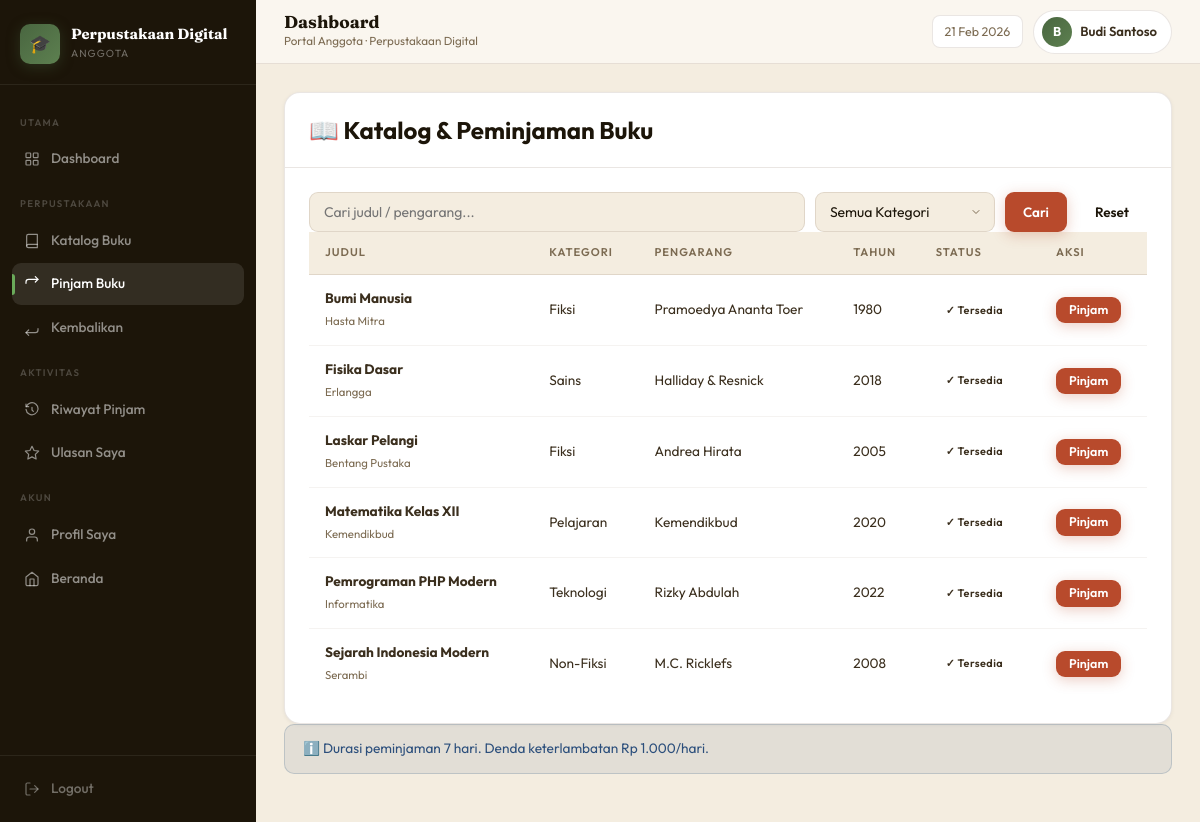
/anggota/pinjam.php (signed in), run on the app's committed database.
### tables this page shows
CREATE TABLE `buku` (
  `id_buku`       int(11) NOT NULL AUTO_INCREMENT,
  `id_kategori`   int(11) DEFAULT NULL,
  `judul_buku`    varchar(200) NOT NULL,
  `pengarang`     varchar(100) NOT NULL,
  `penerbit`      varchar(100) NOT NULL,
  `tahun_terbit`  year(4) NOT NULL,
  `isbn`          varchar(30)  DEFAULT NULL,
  `deskripsi`     text DEFAULT NULL,
  `stok`          int(11) NOT NULL DEFAULT 1,
  `status`        enum('tersedia','tidak') NOT NULL DEFAULT 'tersedia',
  `cover`         varchar(255) DEFAULT NULL,
  `created_at`    datetime DEFAULT CURRENT_TIMESTAMP,
  PRIMARY KEY (`id_buku`),
  KEY `id_kategori` (`id_kategori`),
  CONSTRAINT `buku_ibfk_1` FOREIGN KEY (`id_kategori`) REFERENCES `kategori` (`id_kategori`) ON DELETE SET NULL ON UPDATE CASCADE
);

CREATE TABLE `kategori` (
  `id_kategori`   int(11) NOT NULL AUTO_INCREMENT,
  `nama_kategori` varchar(100) NOT NULL,
  `deskripsi`     text DEFAULT NULL,
  `created_at`    datetime DEFAULT CURRENT_TIMESTAMP,
  PRIMARY KEY (`id_kategori`)
);

### anggota/pinjam.php (the view, shortened to what this page needs)
<?php
$conn=getConnection();
$search=isset($_GET['search'])?$_GET['search']:'';
$q="SELECT b.*,k.nama_kategori FROM buku b LEFT JOIN kategori k ON b.id_kategori=k.id_kategori WHERE 1=1";
$q.=" ORDER BY b.judul_buku";
$books=$conn->query($q);
?>
<!DOCTYPE html>
<html lang="id">
<head>
<link rel="stylesheet" href="../assets/css/style.css">
</head>
<body>
<div class="app-wrap">
  <?php include 'includes/nav.php'; ?>
  <div class="main-area">
    <?php include 'includes/header.php'; ?>
    <main class="content">
<div class="card">
  <div class="card-header"><h2>📖 Katalog & Peminjaman Buku</h2></div>
  <div class="card-body">
    <div class="search-box">
      <form method="GET" style="display:flex;gap:10px;width:100%;">
        <input type="text" name="search" class="form-control" placeholder="Cari judul / pengarang..." value="<?= htmlspecialchars($search) ?>">
        <select name="kat" class="form-control" style="max-width:180px">
          <option value="">Semua Kategori</option>
        </select>
        <button type="submit" class="btn btn-primary">Cari</button>
        <a href="pinjam.php" class="btn btn-secondary">Reset</a>
      </form>
    </div>
    <div class="table-responsive">
    <table><thead><tr><th>Judul</th><th>Kategori</th><th>Pengarang</th><th>Tahun</th><th>Status</th><th>Aksi</th></tr></thead>
    <tbody>
    <?php if($books->num_rows>0): while($r=$books->fetch_assoc()): ?>
    <tr>
      <td><strong><?= htmlspecialchars($r['judul_buku']) ?></strong><br><small class="text-muted"><?= htmlspecialchars($r['penerbit']) ?></small></td>
      <td><?= htmlspecialchars($r['nama_kategori']??'-') ?></td>
      <td><?= htmlspecialchars($r['pengarang']) ?></td>
      <td><?= $r['tahun_terbit'] ?></td>
      <td><span class="badge <?= $r['status']==='tersedia'?'badge-success':'badge-danger' ?>"><?= $r['status']==='tersedia'?'✓ Tersedia':'✗ Dipinjam' ?></span></td>
      <td>
        <?php if($r['status']==='tersedia'): ?>
        <form method="POST" onsubmit="return confirm('Pinjam buku ini?')">
          <button type="submit" name="pinjam" class="btn btn-primary btn-sm">Pinjam</button>
        </form>
        <?php else: ?><span class="text-muted">Tidak tersedia</span><?php endif; ?>
      </td>
    </tr>
    <?php endwhile; else: ?>
    <tr><td colspan="6" class="text-center text-muted">Tidak ada buku ditemukan.</td></tr>
    <?php endif; ?>
    </tbody></table></div>
  </div>
</div>
<div class="alert alert-info">ℹ️ Durasi peminjaman 7 hari. Denda keterlambatan Rp <?= number_format(DENDA_PER_HARI,0,',','.') ?>/hari.</div>
</div>
  </div>
</body>
</html>

### assets/css/style.css (style rules this page uses)
:root { --bg: #f4ede0; --bg2: #ede4d2; --paper: #faf6ef; --white: #ffffff; --ink: #1c1509; --ink2: #3b2f1e; --muted: #7c6b52; --border: rgba(80,55,25,.12); --border2: rgba(80,55,25,.06); --rust: #b84a2c; --rust2: #d05a38; --gold: #c48a20; --sage: #496640; --navy: #2c4f7c; --sidebar-w: 256px; --sh0: 0 1px 4px rgba(28,21,9,.06); --sh1: 0 1px 12px rgba(28,21,9,.07); --sh2: 0 6px 32px rgba(28,21,9,.13); --sh3: 0 16px 60px rgba(28,21,9,.18); }
*,*::before,*::after { margin:0; padding:0; box-sizing:border-box; }
html { font-size:16px; scroll-behavior:smooth; }
body { font-family:'Outfit',sans-serif; background:var(--bg); color:var(--ink); line-height:1.6; min-height:100vh; }
a { text-decoration:none; color:inherit; }
button { cursor:pointer; font-family:inherit; }
input,select,textarea { font-family:inherit; }
.app-wrap { display:flex; min-height:100vh; }
.main-area { margin-left:var(--sidebar-w); flex:1; display:flex; flex-direction:column; min-width:0; }
.content { padding:28px; flex:1; }
.card { background:var(--white); border:1px solid var(--border); border-radius:16px; box-shadow:var(--sh0); overflow:hidden; transition:box-shadow .25s, transform .25s; }
.card-header { padding:18px 24px; border-bottom:1px solid var(--border); display:flex; align-items:center; justify-content:space-between; gap:12px; }
.card-body { padding:24px; }
table { width:100%; border-collapse:collapse; }
thead th { padding:12px 16px; text-align:left; font-size:.7rem; font-weight:600; text-transform:uppercase; letter-spacing:.09em; color:var(--muted); background:var(--bg); border-bottom:1px solid var(--border); white-space:nowrap; }
tbody td { padding:13px 16px; font-size:.855rem; color:var(--ink2); border-bottom:1px solid var(--border2); vertical-align:middle; }
tbody tr:last-child td { border-bottom:none; }
.badge { display:inline-flex; align-items:center; gap:5px; padding:4px 10px; border-radius:20px; font-size:.68rem; font-weight:600; letter-spacing:.04em; white-space:nowrap; }
.btn { display:inline-flex; align-items:center; gap:7px; padding:9px 18px; border-radius:9px; font-size:.845rem; font-weight:600; border:none; transition:all .22s; line-height:1; white-space:nowrap; text-decoration:none; }
.btn-sm { padding:7px 13px; font-size:.78rem; }
.btn-primary { background:var(--rust); color:#fff; box-shadow:0 3px 14px rgba(184,74,44,.28); }
.form-control { width:100%; padding:10px 14px; border:1.5px solid var(--border); border-radius:9px; background:var(--bg); color:var(--ink); font-size:.875rem; transition:all .2s; }
select.form-control { appearance:none; background-repeat:no-repeat; background-position:right 12px center; padding-right:34px; }
.alert { padding:13px 18px; border-radius:10px; font-size:.855rem; margin-bottom:20px; display:flex; align-items:center; gap:9px; border:1px solid transparent; }
.alert-info { background:rgba(44,79,124,.09); color:var(--navy); border-color:rgba(44,79,124,.2); }
.text-muted { color:var(--muted); }

### data on the page
buku: judul_buku "Bumi Manusia", penerbit "Hasta Mitra", id_kategori.nama_kategori "Fiksi", pengarang "Pramoedya Ananta Toer", tahun_terbit "1980", status "✓ Tersedia"
buku: judul_buku "Fisika Dasar", penerbit "Erlangga", id_kategori.nama_kategori "Sains", pengarang "Halliday & Resnick", tahun_terbit "2018", status "✓ Tersedia"
buku: judul_buku "Laskar Pelangi", penerbit "Bentang Pustaka", id_kategori.nama_kategori "Fiksi", pengarang "Andrea Hirata", tahun_terbit "2005", status "✓ Tersedia"
buku: judul_buku "Matematika Kelas XII", penerbit "Kemendikbud", id_kategori.nama_kategori "Pelajaran", pengarang "Kemendikbud", tahun_terbit "2020", status "✓ Tersedia"
buku: judul_buku "Pemrograman PHP Modern", penerbit "Informatika", id_kategori.nama_kategori "Teknologi", pengarang "Rizky Abdulah", tahun_terbit "2022", status "✓ Tersedia"
buku: judul_buku "Sejarah Indonesia Modern", penerbit "Serambi", id_kategori.nama_kategori "Non-Fiksi", pengarang "M.C. Ricklefs", tahun_terbit "2008", status "✓ Tersedia"

### other printed values
$page_title "Dashboard"
$page_sub "Portal Anggota · Perpustakaan Digital"
substr(getAnggotaName(),0,1) "B"
getAnggotaName() "Budi Santoso"
DENDA_PER_HARI "1.000"
